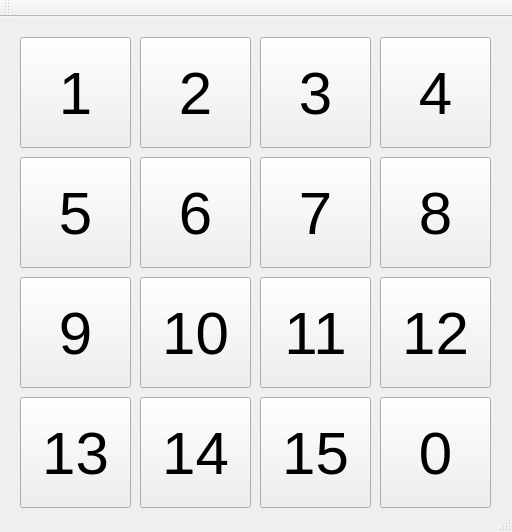
<?xml version="1.0" encoding="UTF-8"?>
<ui version="4.0">
 <class>MainWindow</class>
 <widget class="QMainWindow" name="MainWindow">
  <property name="geometry">
   <rect>
    <x>0</x>
    <y>0</y>
    <width>512</width>
    <height>532</height>
   </rect>
  </property>
  <property name="windowTitle">
   <string>MainWindow</string>
  </property>
  <widget class="QWidget" name="centralWidget">
   <widget class="QPushButton" name="pushButton_1">
    <property name="geometry">
     <rect>
      <x>20</x>
      <y>20</y>
      <width>111</width>
      <height>111</height>
     </rect>
    </property>
    <property name="font">
     <font>
      <pointsize>45</pointsize>
     </font>
    </property>
    <property name="text">
     <string>1</string>
    </property>
   </widget>
   <widget class="QPushButton" name="pushButton_2">
    <property name="geometry">
     <rect>
      <x>140</x>
      <y>20</y>
      <width>111</width>
      <height>111</height>
     </rect>
    </property>
    <property name="font">
     <font>
      <pointsize>45</pointsize>
     </font>
    </property>
    <property name="text">
     <string>2</string>
    </property>
   </widget>
   <widget class="QPushButton" name="pushButton_3">
    <property name="geometry">
     <rect>
      <x>260</x>
      <y>20</y>
      <width>111</width>
      <height>111</height>
     </rect>
    </property>
    <property name="font">
     <font>
      <pointsize>45</pointsize>
     </font>
    </property>
    <property name="text">
     <string>3</string>
    </property>
   </widget>
   <widget class="QPushButton" name="pushButton_4">
    <property name="geometry">
     <rect>
      <x>380</x>
      <y>20</y>
      <width>111</width>
      <height>111</height>
     </rect>
    </property>
    <property name="font">
     <font>
      <pointsize>45</pointsize>
     </font>
    </property>
    <property name="text">
     <string>4</string>
    </property>
   </widget>
   <widget class="QPushButton" name="pushButton_5">
    <property name="geometry">
     <rect>
      <x>20</x>
      <y>140</y>
      <width>111</width>
      <height>111</height>
     </rect>
    </property>
    <property name="font">
     <font>
      <pointsize>45</pointsize>
     </font>
    </property>
    <property name="text">
     <string>5</string>
    </property>
   </widget>
   <widget class="QPushButton" name="pushButton_6">
    <property name="geometry">
     <rect>
      <x>140</x>
      <y>140</y>
      <width>111</width>
      <height>111</height>
     </rect>
    </property>
    <property name="font">
     <font>
      <pointsize>45</pointsize>
     </font>
    </property>
    <property name="text">
     <string>6</string>
    </property>
   </widget>
   <widget class="QPushButton" name="pushButton_7">
    <property name="geometry">
     <rect>
      <x>260</x>
      <y>140</y>
      <width>111</width>
      <height>111</height>
     </rect>
    </property>
    <property name="font">
     <font>
      <pointsize>45</pointsize>
     </font>
    </property>
    <property name="text">
     <string>7</string>
    </property>
   </widget>
   <widget class="QPushButton" name="pushButton_8">
    <property name="geometry">
     <rect>
      <x>380</x>
      <y>140</y>
      <width>111</width>
      <height>111</height>
     </rect>
    </property>
    <property name="font">
     <font>
      <pointsize>45</pointsize>
     </font>
    </property>
    <property name="text">
     <string>8</string>
    </property>
   </widget>
   <widget class="QPushButton" name="pushButton_9">
    <property name="geometry">
     <rect>
      <x>20</x>
      <y>260</y>
      <width>111</width>
      <height>111</height>
     </rect>
    </property>
    <property name="font">
     <font>
      <pointsize>45</pointsize>
     </font>
    </property>
    <property name="text">
     <string>9</string>
    </property>
   </widget>
   <widget class="QPushButton" name="pushButton_10">
    <property name="geometry">
     <rect>
      <x>140</x>
      <y>260</y>
      <width>111</width>
      <height>111</height>
     </rect>
    </property>
    <property name="font">
     <font>
      <pointsize>45</pointsize>
     </font>
    </property>
    <property name="text">
     <string>10</string>
    </property>
   </widget>
   <widget class="QPushButton" name="pushButton_11">
    <property name="geometry">
     <rect>
      <x>260</x>
      <y>260</y>
      <width>111</width>
      <height>111</height>
     </rect>
    </property>
    <property name="font">
     <font>
      <pointsize>45</pointsize>
     </font>
    </property>
    <property name="text">
     <string>11</string>
    </property>
   </widget>
   <widget class="QPushButton" name="pushButton_12">
    <property name="geometry">
     <rect>
      <x>380</x>
      <y>260</y>
      <width>111</width>
      <height>111</height>
     </rect>
    </property>
    <property name="font">
     <font>
      <pointsize>45</pointsize>
     </font>
    </property>
    <property name="text">
     <string>12</string>
    </property>
   </widget>
   <widget class="QPushButton" name="pushButton_13">
    <property name="geometry">
     <rect>
      <x>20</x>
      <y>380</y>
      <width>111</width>
      <height>111</height>
     </rect>
    </property>
    <property name="font">
     <font>
      <pointsize>45</pointsize>
     </font>
    </property>
    <property name="text">
     <string>13</string>
    </property>
   </widget>
   <widget class="QPushButton" name="pushButton_14">
    <property name="geometry">
     <rect>
      <x>140</x>
      <y>380</y>
      <width>111</width>
      <height>111</height>
     </rect>
    </property>
    <property name="font">
     <font>
      <pointsize>45</pointsize>
     </font>
    </property>
    <property name="text">
     <string>14</string>
    </property>
   </widget>
   <widget class="QPushButton" name="pushButton_15">
    <property name="geometry">
     <rect>
      <x>260</x>
      <y>380</y>
      <width>111</width>
      <height>111</height>
     </rect>
    </property>
    <property name="font">
     <font>
      <pointsize>45</pointsize>
     </font>
    </property>
    <property name="text">
     <string>15</string>
    </property>
   </widget>
   <widget class="QPushButton" name="pushButton_0">
    <property name="enabled">
     <bool>true</bool>
    </property>
    <property name="geometry">
     <rect>
      <x>380</x>
      <y>380</y>
      <width>111</width>
      <height>111</height>
     </rect>
    </property>
    <property name="font">
     <font>
      <pointsize>45</pointsize>
     </font>
    </property>
    <property name="text">
     <string>0</string>
    </property>
    <property name="checkable">
     <bool>false</bool>
    </property>
   </widget>
  </widget>
  <widget class="QMenuBar" name="menuBar">
   <property name="geometry">
    <rect>
     <x>0</x>
     <y>0</y>
     <width>512</width>
     <height>22</height>
    </rect>
   </property>
  </widget>
  <widget class="QToolBar" name="mainToolBar">
   <attribute name="toolBarArea">
    <enum>TopToolBarArea</enum>
   </attribute>
   <attribute name="toolBarBreak">
    <bool>false</bool>
   </attribute>
  </widget>
  <widget class="QStatusBar" name="statusBar"/>
 </widget>
 <layoutdefault spacing="6" margin="11"/>
 <resources/>
 <connections/>
</ui>
